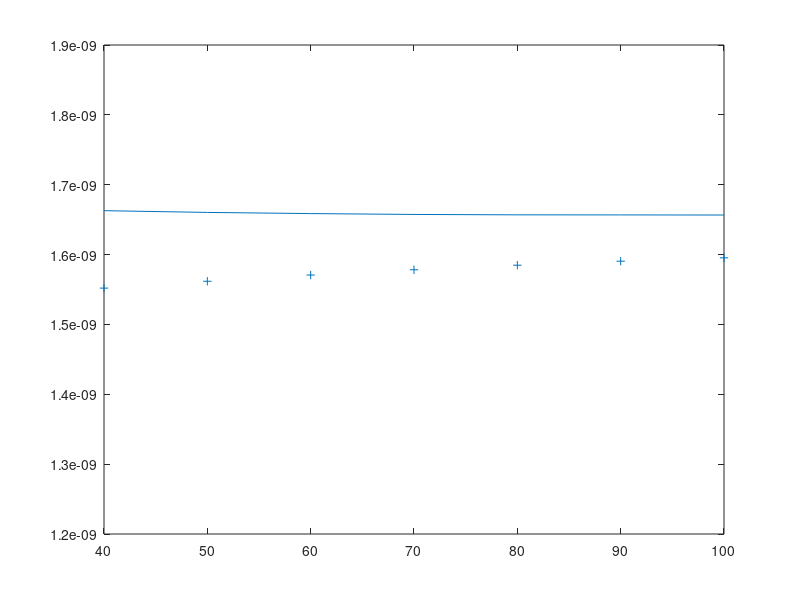
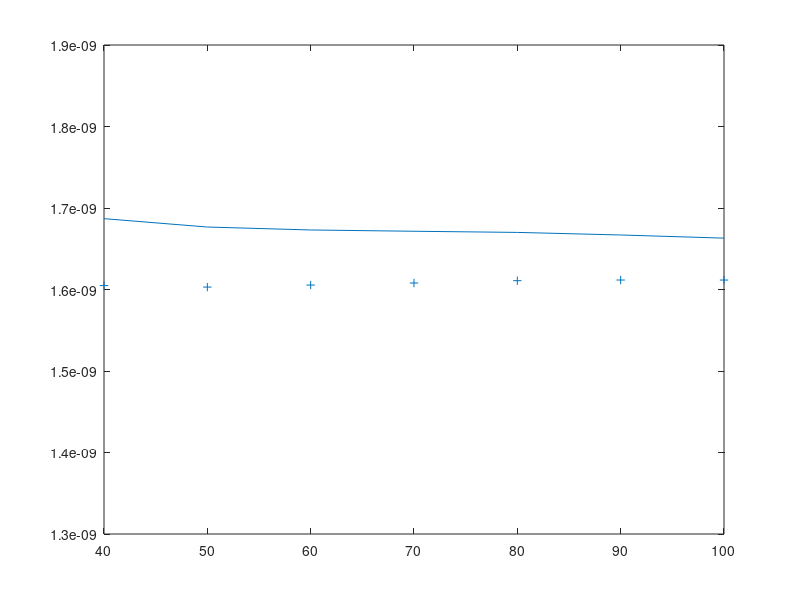
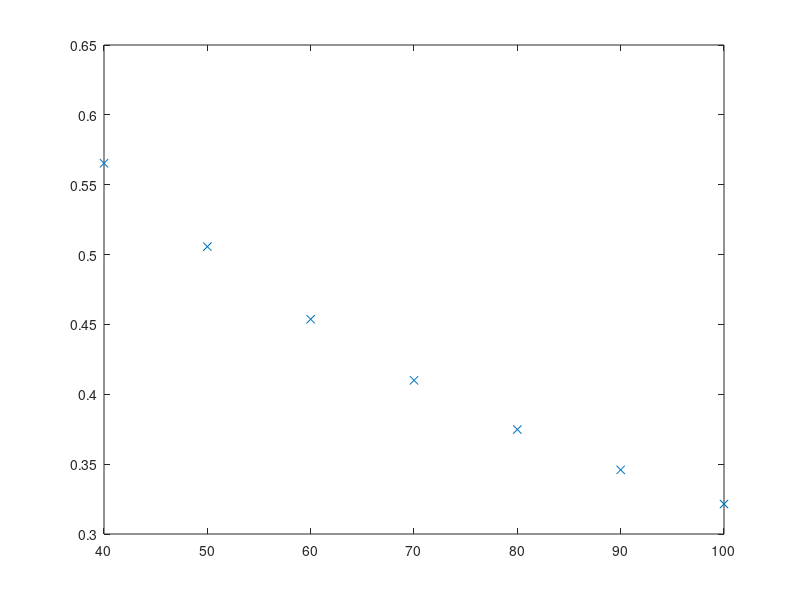
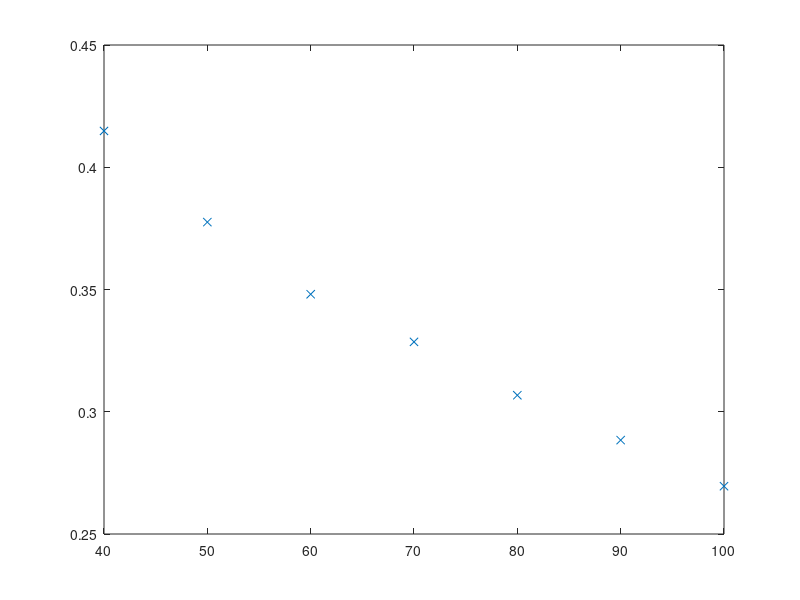

Here is the MATLAB script that generated these plots, in order:

% plots ADC0, ADC400 and Kapp data into four plots as in Fig. 5 in the
% manuscript. Uses the 's01_T-Dep_results.mat' files in the current
% directory. So if this script is executed in the 300k subdirectory, Fig. 5
% is reproduced.

clear
load('s01_T-Dep_results.mat')

figure(1)
ColOrd = get(gca,'ColorOrder');
hold off
plot(experiment.T_, Da_mp(:, 4), 'Color', ColOrd(1, :))
hold on
plot(experiment.T_, Dr_mp(:, 4), '+', 'Color', ColOrd(1, :))

figure(2)
hold off
plot(experiment.T_, Da_fc(:, 4), 'Color', ColOrd(1, :))
hold on
plot(experiment.T_, Dr_fc(:, 4), '+', 'Color', ColOrd(1, :))

figure(3)
hold off
plot(experiment.T_, Ka_mp(:, 4), 'x', 'Color', ColOrd(1, :))
hold on

figure(4)
hold off
plot(experiment.T_, Ka_fc(:, 4), 'x', 'Color', ColOrd(1, :))
hold on

sample = 1;
while (exist(sprintf('s%02d_T-Dep_results.mat', sample + 1), 'file'))  
  sample = sample + 1;
  load(sprintf('s%02d_T-Dep_results.mat', sample))
  
  figure(1)
  plot(experiment.T_, Da_mp(:, 4), 'Color', ColOrd(sample, :))
  plot(experiment.T_, Dr_mp(:, 4), '+', 'Color', ColOrd(sample, :))
  
  figure(2)
  plot(experiment.T_, Da_fc(:, 4), 'Color', ColOrd(sample, :))
  plot(experiment.T_, Dr_fc(:, 4), '+', 'Color', ColOrd(sample, :))
  
  figure(3)
  plot(experiment.T_, Ka_mp(:, 4), 'x', 'Color', ColOrd(sample, :))
  
  figure(4)
  plot(experiment.T_, Ka_fc(:, 4), 'x', 'Color', ColOrd(sample, :))   
end
